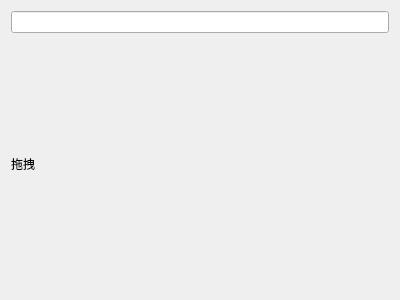
<?xml version="1.0" encoding="UTF-8"?>
<ui version="4.0">
 <class>DragUrl</class>
 <widget class="QWidget" name="DragUrl">
  <property name="geometry">
   <rect>
    <x>0</x>
    <y>0</y>
    <width>400</width>
    <height>300</height>
   </rect>
  </property>
  <property name="windowTitle">
   <string>Form</string>
  </property>
  <layout class="QGridLayout" name="gridLayout">
   <item row="0" column="0">
    <widget class="QLineEdit" name="lineEdit"/>
   </item>
   <item row="1" column="0">
    <widget class="QLabel" name="label">
     <property name="text">
      <string>拖拽</string>
     </property>
    </widget>
   </item>
  </layout>
 </widget>
 <resources/>
 <connections/>
</ui>
